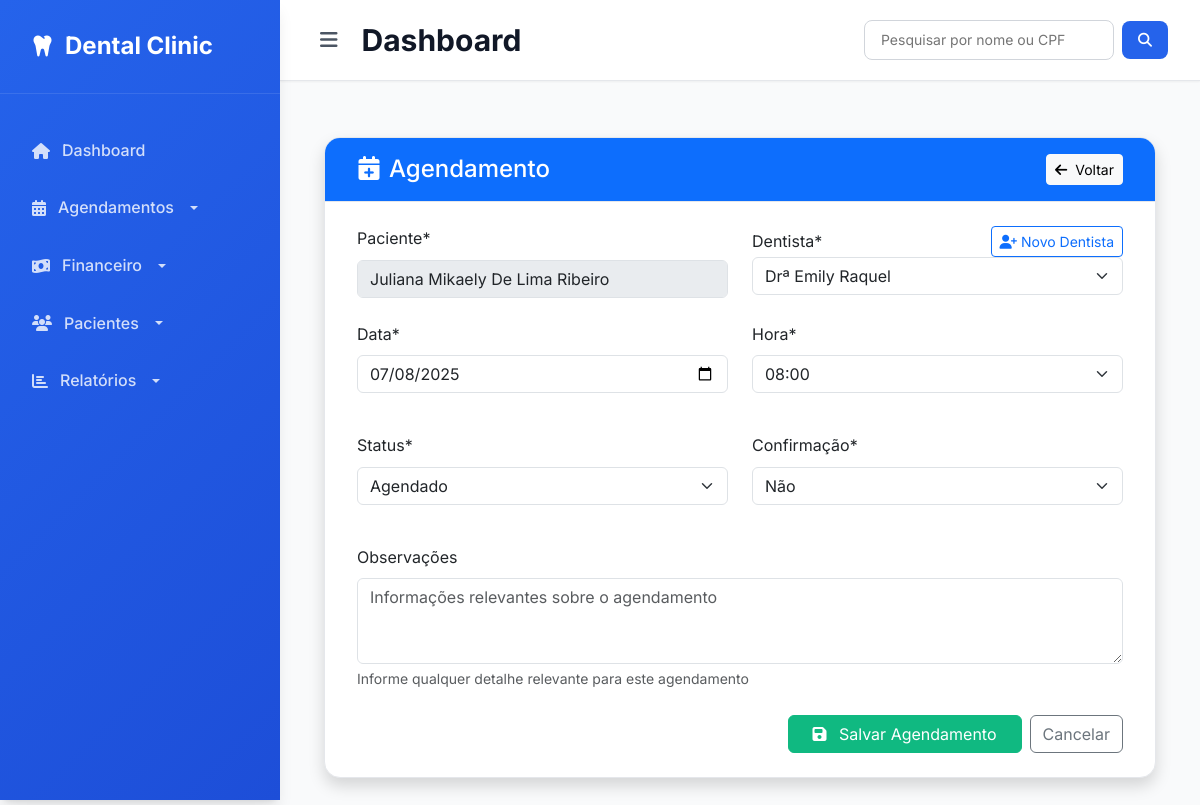
Before: /agendamento/editar/4/ with the older database file.
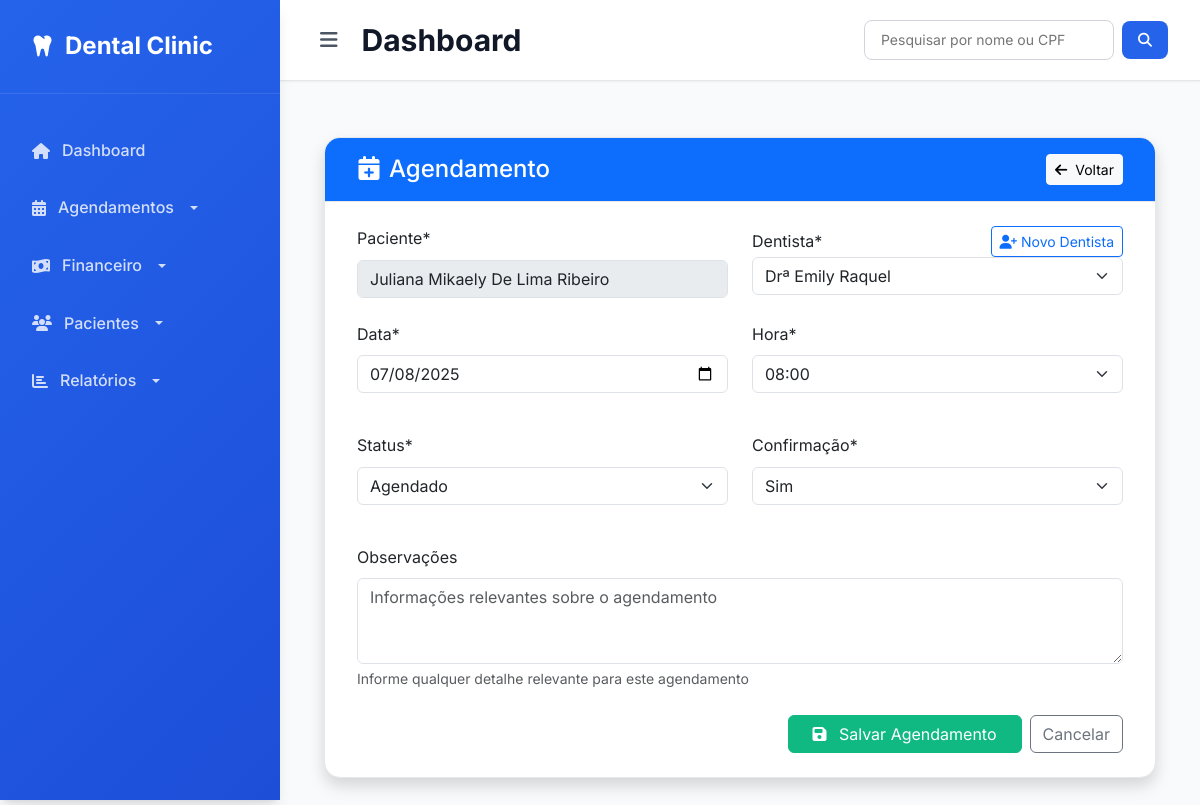
After: the same page with the newer database file.
### agendamento/models.py (models this page shows, shortened)
class Agendamento(models.Model):
    paciente = models.ForeignKey(Paciente, on_delete=models.CASCADE)
    dentista = models.ForeignKey(Dentista, on_delete=models.SET_NULL, null=True, blank=True)
    data = models.DateField()
    hora = models.TimeField()
    status = models.CharField(max_length=20, choices=STATUS, default='agendado')
    confirmacao = models.CharField(
        max_length=10,
        choices=CONFIRMACAO_CHOICES,
        default='nao'
    )
    observacoes = models.TextField(blank=True, null=True)
    data_criacao = models.DateTimeField(auto_now_add=True)

### agendamento/views.py (the view)
# urls.py: path('editar/<int:pk>/', views.editar_agenda, name='editar_agenda'),
def editar_agenda(request, pk):
    agendamento = get_object_or_404(Agendamento, pk=pk)
    if request.method == 'POST':
        form = AgendamentoForm(request.POST, instance=agendamento)
        if form.is_valid():
            form.save()
            return redirect('agendamento:lista_agendamentos')  # Corrigido para usar o nome da URL
    else:
        form = AgendamentoForm(instance=agendamento)
    return render(request, 'agendamento/agendar.html', {'form': form})

### agendamento/models.py (called while the page is built)
    def __str__(self):
        return self.nome

### paciente/models.py (called while the page is built)
    def __str__(self):
        return self.nome

### agendamento/templates/agendamento/agendar.html (shortened to what this page needs)
{% extends 'core/base.html' %}
{% load static %}
{% block content %}
<div class="container mt-4">
    <div class="card shadow">
        <div class="card-header py-3 bg-primary text-white d-flex justify-content-between align-items-center">
            <h4 class="mb-0"><i class="fas fa-calendar-plus me-2"></i>Agendamento</h4>
            <a href="{% url 'agendamento:lista_agendamentos' %}" class="btn btn-light btn-sm">
                <i class="fas fa-arrow-left me-1"></i> Voltar
            </a>
        </div>
        <div class="card-body">
            <form method="post" class="needs-validation" novalidate>
    <div class="row mb-4">
    <div class="col-md-6">
        <label for="id_paciente" class="form-label">Paciente*</label>
        {{ form.paciente }}
    </div>
    <div class="col-md-6">
        <div class="d-flex justify-content-between align-items-center">
            <label for="id_dentista" class="form-label mb-0">Dentista*</label>
            <button type="button" class="btn btn-sm btn-outline-primary" data-bs-toggle="modal" data-bs-target="#modalDentista">
                <i class="fas fa-user-plus"></i> Novo Dentista
            </button>
        </div>
        {{ form.dentista }}
    </div>
</div>
<div class="row mb-4">
    <div class="col-md-6 mb-3">
        <label for="id_data" class="form-label">Data*</label>
        {{ form.data }}
    </div>
    <div class="col-md-6 mb-3">
        <label for="id_hora" class="form-label">Hora*</label>
        {{ form.hora }}
    </div>
</div>
<div class="row mb-4">
    <div class="col-md-6 mb-3">
        <label for="id_status" class="form-label">Status*</label>
        {{ form.status }}
    </div>
    <div class="col-md-6 mb-3">
     <label for="id_confirmacao" class="form-label">Confirmação*</label>
     {{ form.confirmacao }}
    </div>
</div>
                <div class="mb-4">
                    <label for="id_observacoes" class="form-label">Observações</label>
                    {{ form.observacoes }}
                    <div class="form-text">Informe qualquer detalhe relevante para este agendamento</div>
                </div>
                <div class="d-flex justify-content-end mt-4">
                    <button type="submit" class="btn btn-success px-4">
                        <i class="fas fa-save me-2"></i> Salvar Agendamento
                    </button>
                    <a href="{% url 'agendamento:lista_agendamentos' %}" class="btn btn-outline-secondary ms-2">
                        Cancelar
                    </a>
                </div>
            </form>
        </div>
    </div>
</div>
{% endblock %}
{% block extra_js %}
<link href="https://cdn.jsdelivr.net/npm/select2@4.1.0-rc.0/dist/css/select2.min.css" rel="stylesheet" />
<link href="https://cdn.jsdelivr.net/npm/select2-bootstrap-5-theme@1.3.0/dist/select2-bootstrap-5-theme.min.css" rel="stylesheet" />
{% endblock %}

Changed rows visible on the page:
changed Agendamento "Juliana Mikaely De Lima Ribeiro": confirmacao "Não" → "Sim"
